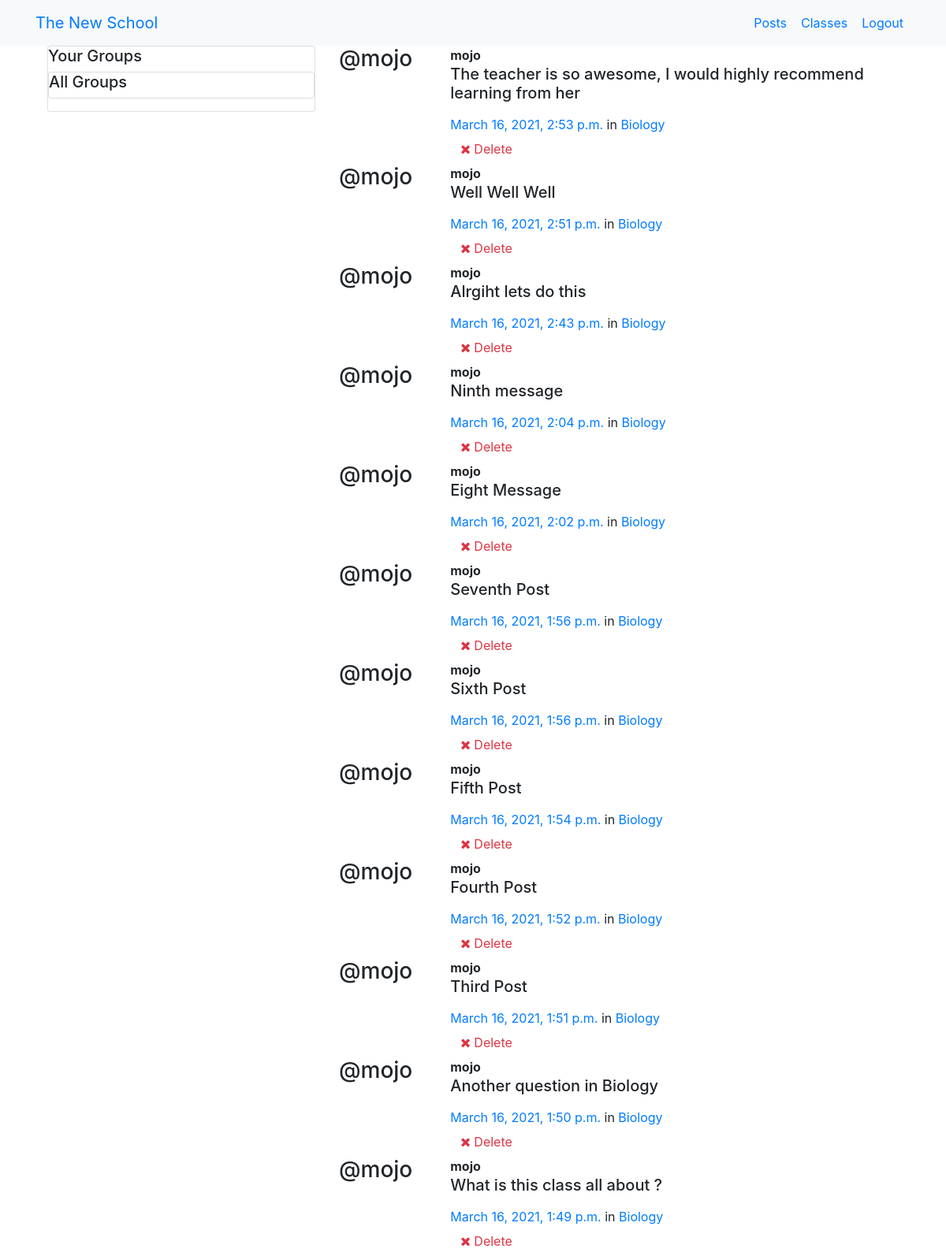
Screenshot of /posts/ (signed in) with the database file from the repository.
### posts/models.py (models this page shows, shortened)
class Post(models.Model):
    user = models.ForeignKey(User, related_name='posts',
                             on_delete=models.CASCADE)
    created_at = models.DateTimeField(auto_now=True)
    message = models.TextField()
    message_html = models.TextField(editable=False)
    group = models.ForeignKey(
        Group, related_name='posts', null=True, blank=True, on_delete=models.CASCADE)
    class Meta:
        ordering = ['-created_at']
        unique_together = ['user', 'message']

### groups/models.py (models this page shows, shortened)
class Group(models.Model):
    name = models.CharField(max_length=255, unique=True)
    slug = models.SlugField(allow_unicode=True, unique=True)
    description = models.TextField(blank=True, default='')
    description_html = models.TextField(editable=False, default='', blank=True)
    members = models.ManyToManyField(User, through='GroupMember')
    class Meta:
        ordering = ['name']

### posts/views.py (the view)
# urls.py: path('', views.PostList.as_view(), name="all"),
class PostList(SelectRelatedMixin, generic.ListView):
    model = models.Post
    select_related = ('user', 'group')

### posts/templates/posts/post_list.html (shortened to what this page needs)
{% extends "posts/post_base.html" %}
{% block prepost %}
    <div class="col-md-4">
        {% if request.user.is_authenticated %}
            <div class="card card-with-shadow">
                <div class="content">
                    <h5 class="title">
                        Your Groups
                    </h5>
                    <ul class="list-unstyled">
                        <div class="card card-with-shadow">
                            <div class="content">
                                <h5 class="title">All Groups</h5>
                            </div>
                        </div>
                    </ul>
                </div>
            </div>
        {% endif %}
    </div>
{% endblock %}
{% block post_content %}
<div class="col-md-8">
    {% for post in post_list %}
        {% include "posts/_post.html" %}
    {% endfor %}
</div>
{% endblock %}

### posts/templates/posts/_post.html (shortened to what this page needs)
<div class="post media">
    <h3 class="mr-5">@{{ post.user.username }}</h3>
    <div class="media-body">
        <strong>{{post.user.username}}</strong>
        <h5>{{ post.message_html | safe}}</h5>
        <time class="time">
            <a href="{% url 'posts:single' username=post.user.username pk=post.pk %}">{{ post.created_at }}</a>
            {% if post.group %}
            <span class="group-name">
                in <a href="#">{{ post.group.name }}</a>
            </span>
            {% endif %}
        </time>
        <div class="media-footer">
            {% if user.is_authenticated and post.user == user and not hide_delete %}
            <a href="{% url 'posts:delete' pk=post.pk %}" title="delete" class="btn btn-simple">
                <span class="fa fa-remove text-danger" aria-hidden="true"></span>
                <span class="text-danger icon-label">Delete</span>
            </a>
            {% endif %}
        </div>
    </div>
</div>

### rows the page displays
Post: user.username "mojo", message_html "The teacher is so awesome, I would highly recommend learning from her", created_at "March 16, 2021, 2:53 p.m.", group.name "Biology", shows "Delete"
Post: user.username "mojo", message_html "Well Well Well", created_at "March 16, 2021, 2:51 p.m.", group.name "Biology", shows "Delete"
Post: user.username "mojo", message_html "Alrgiht lets do this", created_at "March 16, 2021, 2:43 p.m.", group.name "Biology", shows "Delete"
Post: user.username "mojo", message_html "Ninth message", created_at "March 16, 2021, 2:04 p.m.", group.name "Biology", shows "Delete"
Post: user.username "mojo", message_html "Eight Message", created_at "March 16, 2021, 2:02 p.m.", group.name "Biology", shows "Delete"
Post: user.username "mojo", message_html "Seventh Post", created_at "March 16, 2021, 1:56 p.m.", group.name "Biology", shows "Delete"
Post: user.username "mojo", message_html "Sixth Post", created_at "March 16, 2021, 1:56 p.m.", group.name "Biology", shows "Delete"
Post: user.username "mojo", message_html "Fifth Post", created_at "March 16, 2021, 1:54 p.m.", group.name "Biology", shows "Delete"
Post: user.username "mojo", message_html "Fourth Post", created_at "March 16, 2021, 1:52 p.m.", group.name "Biology", shows "Delete"
Post: user.username "mojo", message_html "Third Post", created_at "March 16, 2021, 1:51 p.m.", group.name "Biology", shows "Delete"
Post: user.username "mojo", message_html "Another question in Biology", created_at "March 16, 2021, 1:50 p.m.", group.name "Biology", shows "Delete"
Post: user.username "mojo", message_html "What is this class all about ?", created_at "March 16, 2021, 1:49 p.m.", group.name "Biology", shows "Delete"
